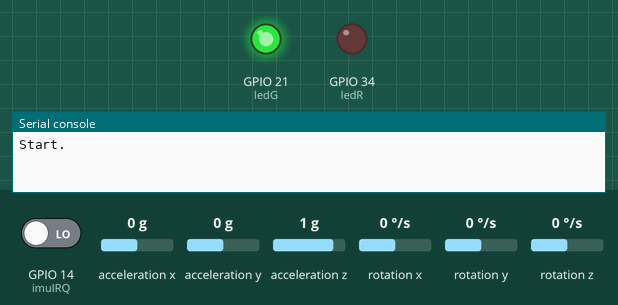
Recording of a program running on a simulated ESP32 board running MicroPython. Shown: output pins drawn as LEDs (lit = HIGH), the last lines printed to the serial console. Inputs (shaded band) come from the test bench; at power-on: GPIO 14 (imuIRQ) LOW, acceleration x 0 g, acceleration y 0 g, acceleration z 1 g, rotation x 0 °/s, rotation y 0 °/s, rotation z 0 °/s. Library files of the repository ran but are not shown: mpu6050_irq.py.

Above: at 1.2 s.
1.3 s: GPIO 14 (imuIRQ) driven HIGH
At 1.9 s:
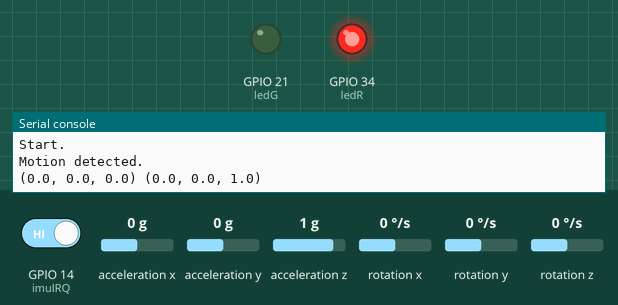
Timing chart, 0 to 4.3 s (numbered marks = the images above; inputs shaded):
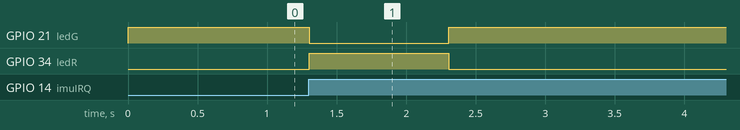

The program:

example_esp32s2_mpu6050.py
```python
# (licence header left out)
import machine
from machine import Pin, I2C
from time import sleep, time, ticks_ms, ticks_diff
from mpu6050_irq import MPU6050

ledR = Pin(34, Pin.OUT, value=0)
ledG = Pin(21, Pin.OUT, value=1)

motionDetected = False

def imuHandler(pin):
    global motionDetected
    # If motion detection is enabled with the latch,
    # reset the latch and check the reason of IRQ.
    # motionDetected = imu.resetMotionDetectionLatch() & MOT_INT
    motionDetected = True

imuIRQ = Pin(14, Pin.IN) # Any pin to catch the interrupt.
imuIRQ.irq(trigger=Pin.IRQ_RISING, handler=imuHandler)

i2c = I2C(0, sda=Pin(5), scl=Pin(3), freq=400000)

imu = MPU6050(i2c)
imu.wake()
imu.setupMotionDetection(4, 16) # To detect a small, short movements like a knock.
imu.enableMotionDetectionIRQ()  # Might rise IRQ immediately when enabled.

print("Start.")

tLastDetected = ticks_ms()
while True:
    now = ticks_ms()
    if motionDetected:
        print("Motion detected.")
        motionDetected = False # Not the best way to sync, but for the demo it's fine.
        ledG.off()
        ledR.on()
        print(imu.readGyroData(), imu.readAccelData())
        tLastDetected = now
    elif ticks_diff(now, tLastDetected) > 1000:
        ledR.off()
        ledG.on()
    sleep(0.1) # Non necessary to update frequently.
```

Measured:
- after the input at 1.3 s, GPIO 21 (ledG): HIGH → LOW at once, → HIGH 1.0 s later; GPIO 34 (ledR): LOW → HIGH at once, → LOW 1.0 s later
